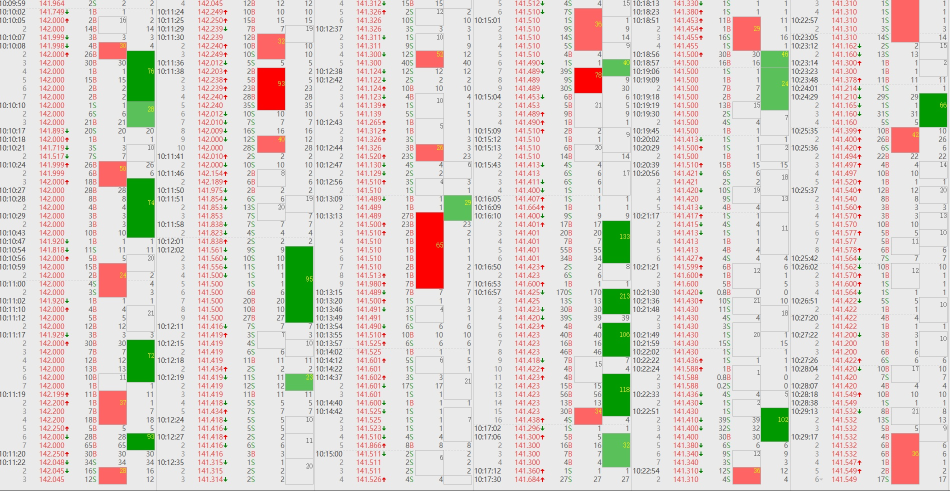
#> input picture 2.jpg, 1900 x 982 px (shown at 1/2 size)
$ jupyter execute --allow-errors parse_trade_detail_kaixinguo.ipynb   (shell and % lines are left out)
#> lines starting #> are read from the running program, lines starting #| are printed output that depends on the picture; after the words box and inside, x2 and y2 are one past the last pixel; in counts of white or black regions, pixels touching at a corner belong together
[cell 1]
import cv2
import numpy as np
import matplotlib.pyplot as plt

[cell 2]
arr1  =cv2.imread(r"2.jpg")
#> arr1 is the input picture: shape (982, 1900, 3); mean B, G, R 209.7, 215.4, 221.2
print(arr1.shape)
#| (982, 1900, 3)
arrg=cv2.cvtColor(arr1, cv2.COLOR_BGR2GRAY)
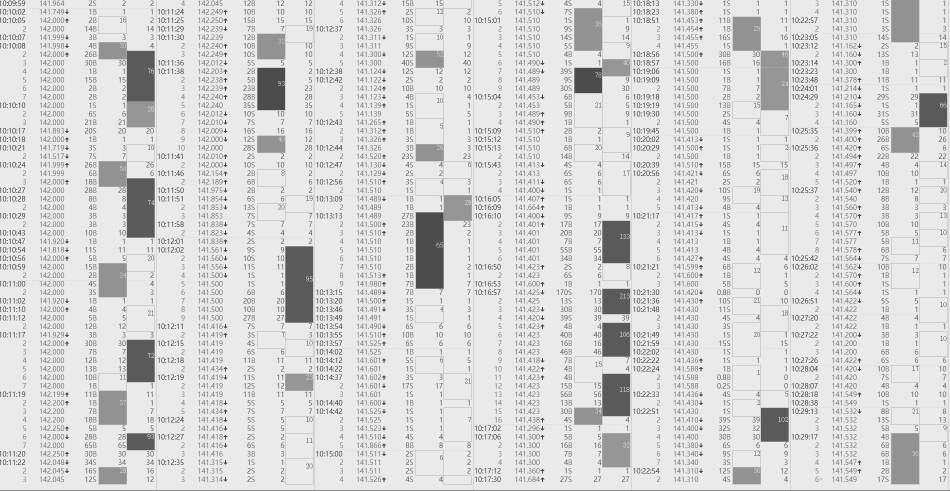
#> arrg: shape (982, 1900) (shown at 1/2 size); min 40, max 244, mean 216.5

[cell 3]
plt.figure(figsize=(10, 10))
plt.imshow(arrg[:,:300])
plt.show()
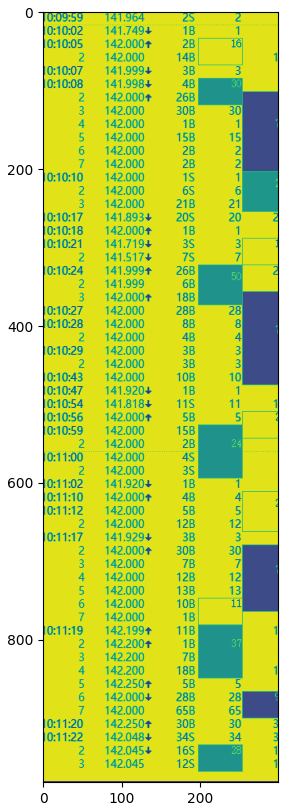
#> figure drawn by matplotlib, 1 panel

#> (a cell that did not finish here is left out)

#> (a cell that did not finish here is left out)

[cell 6]
arrg[arrg>=190]=255
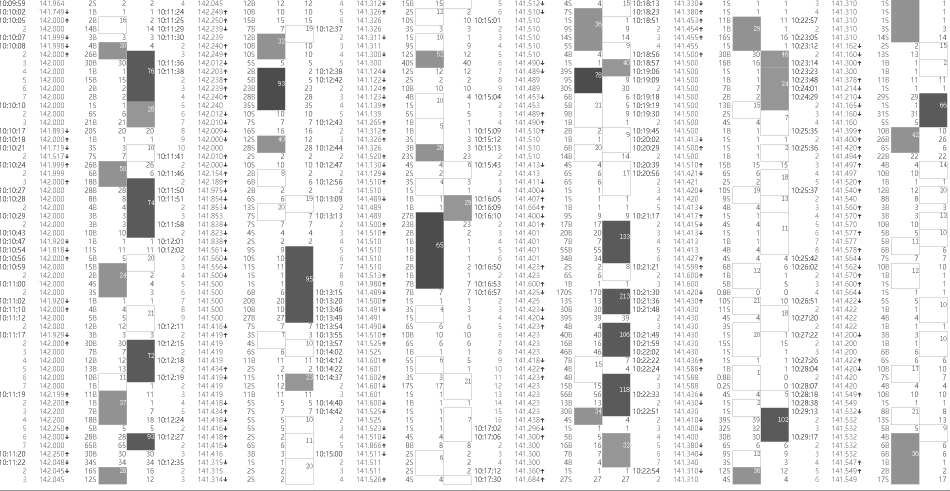
#> arrg: shape (982, 1900) (shown at 1/2 size); min 40, max 255, mean 235.6
arrg[arrg<190]=0
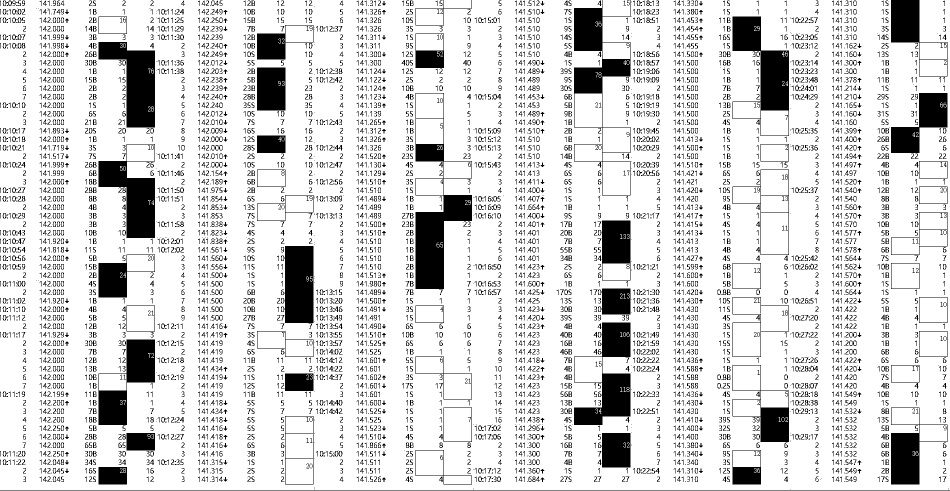
#> arrg: shape (982, 1900) (shown at 1/2 size); 85.2% white; 5687 black regions (2428 under 20 px), largest, box (x1, y1, x2, y2) and area: (831, 186, 944, 578) 14263, (1465, 33, 1578, 272) 10951, (1148, 645, 1261, 850) 10851

$ run again, with 1.jpg copied over 2.jpg
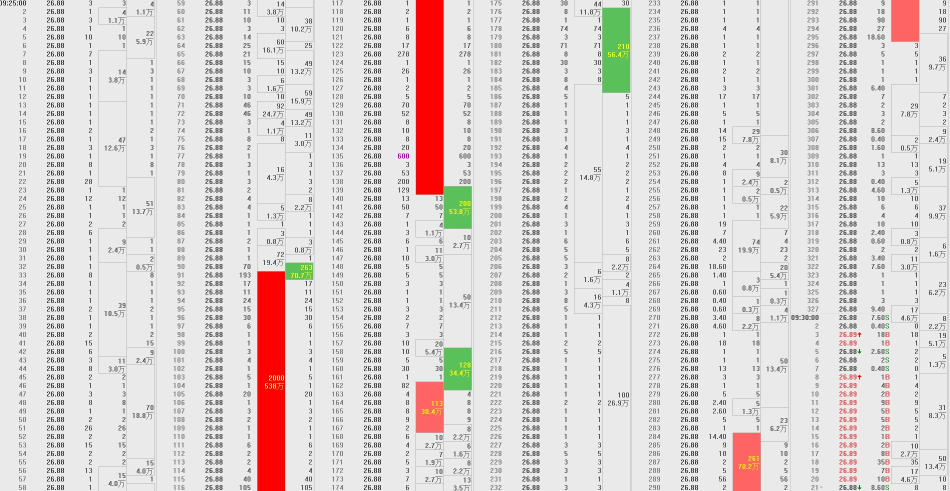
#> input picture 1.jpg, 1900 x 982 px (shown at 1/2 size)
#> arr1 is the input picture: shape (982, 1900, 3); mean B, G, R 215.2, 216.5, 223.2
#| (982, 1900, 3)
#> `plt.show()`:
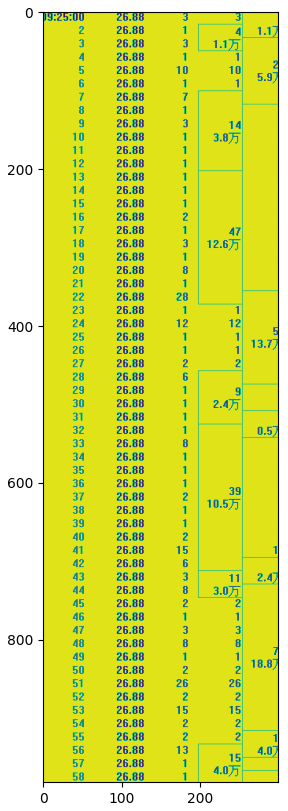
#> figure drawn by matplotlib, 1 panel
#> `arrg[arrg<190]=0`:
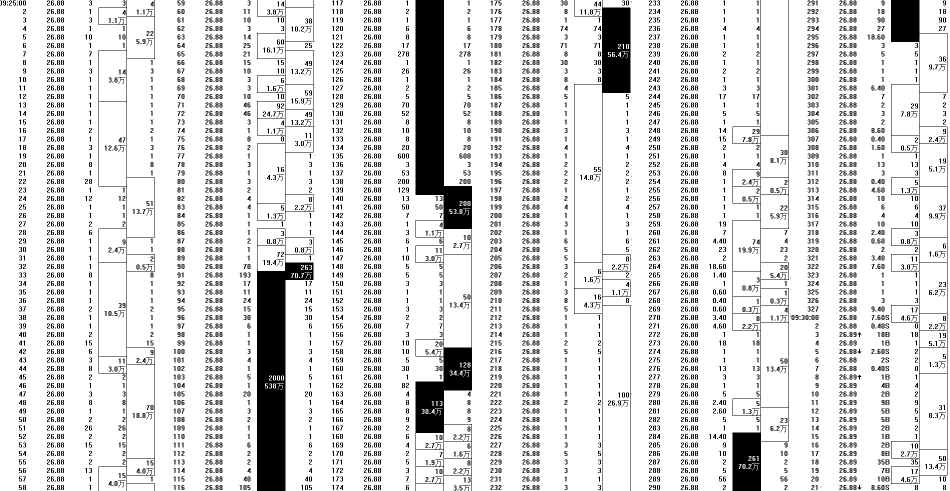
#> arrg: shape (982, 1900) (shown at 1/2 size); 88.2% white; 4032 black regions (536 under 20 px), largest, box (x1, y1, x2, y2) and area: (831, 0, 944, 982) 39168, (514, 457, 627, 982) 26940, (1148, 0, 1261, 982) 11902
